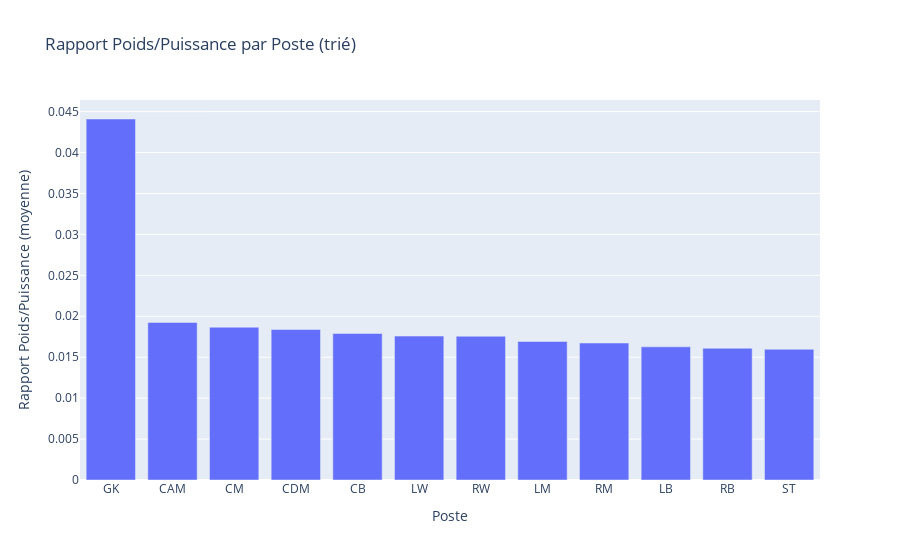

The notebook cell saved with this chart:
### Markdown cell above
#### Visualisation du rapport poids/puissance par poste

### Code cell
import plotly.express as px

# Trier le rapport poids/puissance par ordre décroissant
rapport_poids_puissance_par_poste = rapport_poids_puissance_par_poste.sort_values(by='Rapport Poids/Puissance', ascending=False)

# Créer un graphique pour visualiser le rapport poids/puissance par poste (trié)
fig = px.bar(
    rapport_poids_puissance_par_poste,
    x='Position',
    y='Rapport Poids/Puissance',
    title='Rapport Poids/Puissance par Poste (trié)',
    labels={'Position': 'Poste', 'Rapport Poids/Puissance': 'Rapport Poids/Puissance (moyenne)'}
)

# Afficher le graphique interactif
fig.show()

### Figure 1 — Plotly figure (JSON) as saved in the notebook; plotly's stock layout.template omitted (floating-point values rounded to 4 significant figures)
{"data": [{"alignmentgroup": "True", "hovertemplate": "Poste=%{x}<br>Rapport Poids/Puissance (moyenne)=%{y}<extra></extra>", "legendgroup": "", "marker": {"color": "#636efa", "pattern": {"shape": ""}}, "name": "", "offsetgroup": "", "orientation": "v", "showlegend": false, "textposition": "auto", "type": "bar", "x": ["GK", "CAM", "CM", "CDM", "CB", "LW", "RW", "LM", "RM", "LB", "RB", "ST"], "xaxis": "x", "y": [0.0441, 0.01924, 0.01866, 0.01838, 0.0179, 0.01758, 0.01756, 0.01692, 0.01673, 0.01626, 0.0161, 0.01597], "yaxis": "y"}], "layout": {"barmode": "relative", "legend": {"tracegroupgap": 0}, "title": {"text": "Rapport Poids/Puissance par Poste (trié)"}, "xaxis": {"anchor": "y", "domain": [0, 1], "title": {"text": "Poste"}}, "yaxis": {"anchor": "x", "domain": [0, 1], "title": {"text": "Rapport Poids/Puissance (moyenne)"}}}}
